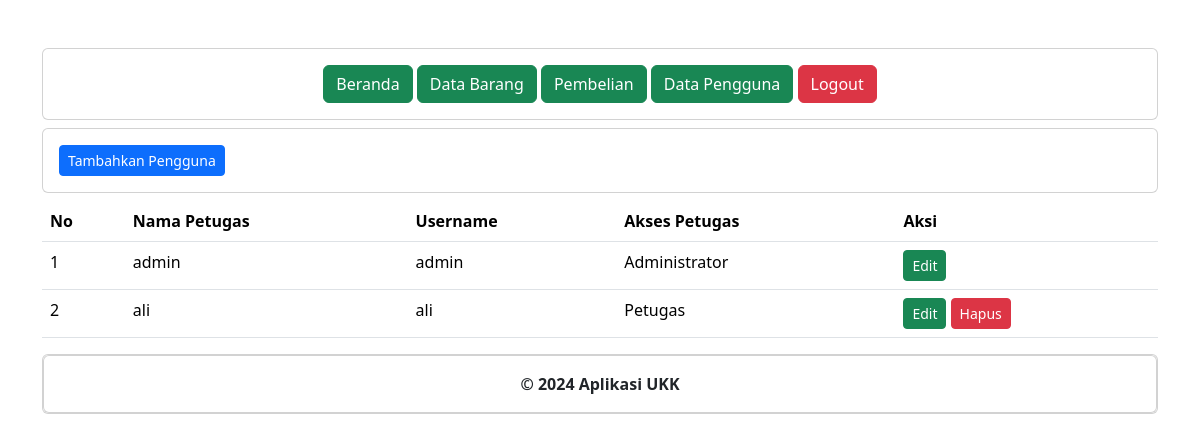
The page /administrator/data_pengguna.php (signed in) on the database its author committed.
### tables this page shows
CREATE TABLE `petugas` (
  `id_petugas` int(11) NOT NULL,
  `nama_petugas` varchar(255) NOT NULL,
  `username` text NOT NULL,
  `password` text NOT NULL,
  `level` int(11) NOT NULL
);

### administrator/data_pengguna.php (the view, shortened to what this page needs)
<?php
include '../koneksi.php';
include "header.php";
include "navbar.php";
?>
<div class="card mt-2">
    <div class="card-body">
        <button type="button" class="btn btn-primary btn-sm" data-bs-toggle="modal" data-bs-target="#tambah-data">
            Tambahkan Pengguna
        </button>
    </div>
    </div>
    <div class="card-body mt-2">
        <table class="table">
            <thead>
                <tr>
                    <th>No</th>
                    <th>Nama Petugas</th>
                    <th>Username</th>
                    <th>Akses Petugas</th>
                    <th>Aksi</th>
                </tr>
            </thead>
            <tbody>
                <?php
                $no = 1;
                $data = mysqli_query($koneksi,"select * from petugas");
                while($d = mysqli_fetch_array($data)){
                    ?>
                    <tr>
                        <td><?= $no++ ?></td>
                        <td><?= $d['nama_petugas']; ?></td>
                        <td><?= $d['username']; ?></td>
                        <td>
                            <?php
                            if ($d['level'] == '1') { ?>
                                Administrator
                            <?php } else { ?>
                                Petugas
                            <?php } ?>
                        </td>
                        <td>
                            <button type="button" class="btn btn-success btn-sm" data-bs-toggle="modal" data-bs-target="#edit-data<?= $d['id_petugas'] ?>">
                                Edit
                            </button>
                            <?php
                            if ($d['level'] == $_SESSION['level']) { ?>
                            <?php } else { ?>
                                <button type="button" class="btn btn-danger btn-sm" data-bs-toggle="modal" data-bs-target="#hapus-data<?= $d['id_petugas'] ?>">
                                Hapus
                                </button>
                            <?php } ?>
                        </td>
                    </tr>
                <?php } ?>
            </tbody>
        </table>
    </div>
</div>
<?php
include "footer.php";
?>

### rows shown on the page
petugas: nama_petugas "admin", username "admin", level "Administrator"
petugas: nama_petugas "ali", username "ali", level "Petugas"
